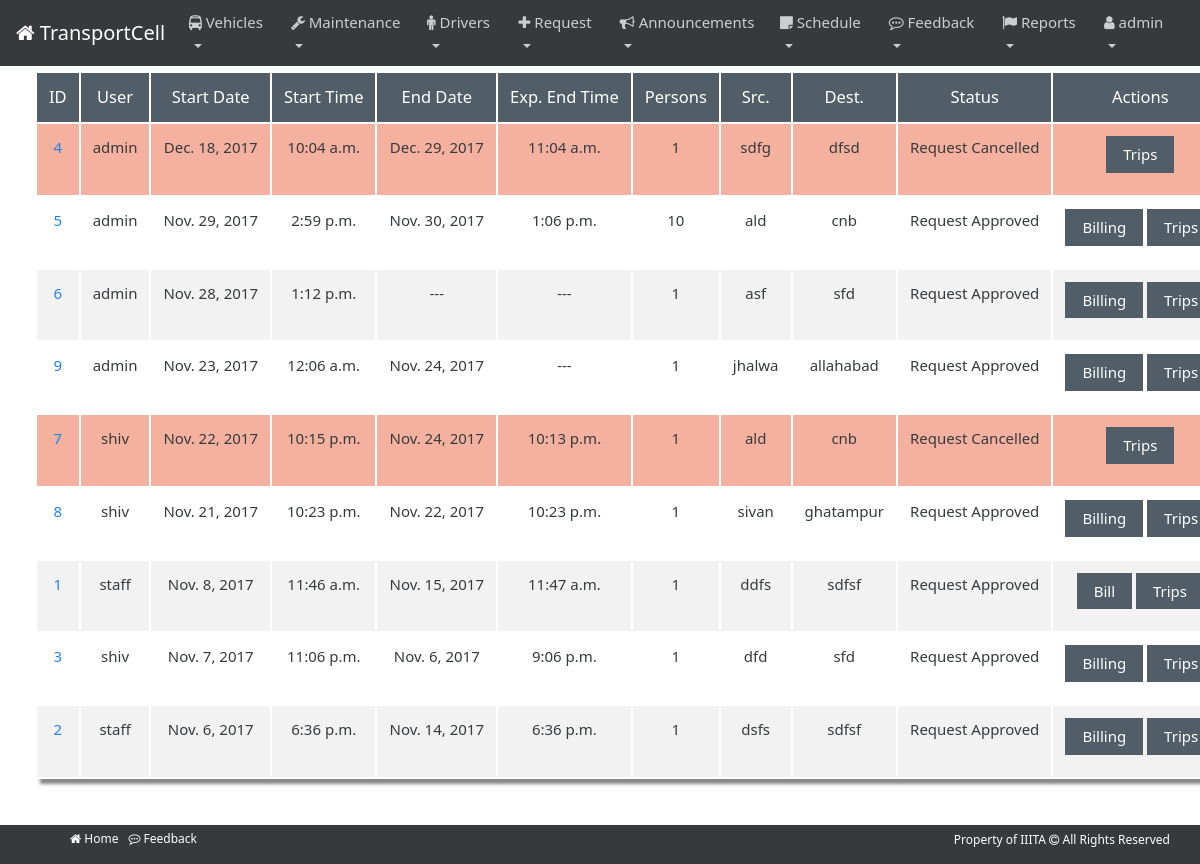
Screenshot of /requests/ (signed in) with the database file from the repository.
### main_site/models.py (models this page shows, shortened)
class Request(models.Model):
    user=models.ForeignKey('auth.User',
                           verbose_name='Requested by')
    created_at=models.DateTimeField(default=timezone.now,editable=False)
    start_date=models.DateField()
    start_time=models.TimeField()
    end_date=models.DateField(null=True,blank=True)
    expected_end_time=models.TimeField(null=True,
                                       blank=True,
                                       help_text='To ensure fair services to '
                                                 'everyone, please provide expected end time')
    no_of_persons_travelling=models.IntegerField(default=1,validators=[MinValueValidator(1)])
    request_type=models.CharField(max_length=50,
                          default='Personal',
                          choices=[('Official','Official'),('Personal','Personal')],
                          verbose_name='Type of request(Official/Personal)')
    description=models.TextField(null=True,
                                 blank=True,
                                 verbose_name='Brief Summary,with preferences(if any)')
    remarks=models.TextField(null=True,
                             blank=True,
                             verbose_name='Remarks from transport cell')
    source=models.CharField(max_length=200)
    destination=models.CharField(max_length=200)
    is_round_trip=models.BooleanField(default=False,
                                          verbose_name='Round Trip?')
    status=models.ForeignKey('Status',editable=False,
                             verbose_name='Status of Request')
    class Meta:
        ordering=['-start_date','-start_time']

class Status(models.Model):
    type=models.CharField(max_length=50,unique=True)
    description=models.TextField(null=True,blank=True)
    def __str__(self):
        return self.type

### main_site/views/view_requests.py (the view)
# urls.py: url(r'^requests[/]$', RequestListView.as_view(), name='list-requests'),
@method_decorator(login_required(login_url='login'), name='dispatch')
@method_decorator(check_priveleged, name='dispatch')
class RequestListView(ListView):
    model = Request
    template_name = 'request/list.html'
    context_object_name = 'requests'

### main_site/templates/request/list.html (shortened to what this page needs)
{%  extends 'base.html' %}
{% load static %}
{% block css %}
     <link rel="stylesheet" href="{% static "css/table.css" %}">
{% endblock %}
{% block content %}
    <div class="container">
        <table class="table table-flue table-striped table-hover table-bordered">
              <thead class="thead">
                   <tr>
                      <th>ID</th>
                      <th>User</th>
                      <th>Start Date</th>
                      <th>Start Time</th>
                      <th>End Date</th>
                      <th>Exp. End Time</th>
                      <th>Persons</th>
                      <th>Src.</th>
                      <th>Dest.</th>
                      <th>Status</th>
                      <th>Actions</th>
                   </tr>
              </thead>
              <tbody>
                    {%  for request in requests %}
                        <tr style="{% if request.status.type == 'Request Pending'%}
                                           background-color:#9FF090;
                                    {% elif request.status.type == 'Request Cancelled'%}
                                           background-color:#F5B19F;
                                    {% elif request.status.type == 'Request Declined'%}
                                           background-color:#F5B19F;
                                    {% endif %}">
                           <td><a href="{% url 'view-request' pk=request.id %}">{{ request.id }}</a></td>
                            <td>{{request.user.username|default_if_none:"---"}}</td>
                            <td>{{ request.start_date|default_if_none:"---" }}</td>
                            <td>{{ request.start_time|default_if_none:"---" }}</td>
                            <td>{{ request.end_date|default_if_none:"---" }}</td>
                            <td>{{ request.expected_end_time|default_if_none:"---" }}</td>
                            <td>{{ request.no_of_persons_travelling|default_if_none:"---" }}</td>
                            <td>{{ request.source|default_if_none:"---"}}</td>
                            <td>{{ request.destination|default_if_none:"---" }}</td>
                            <td>{{ request.status|default_if_none:"---" }}</td>
                            <td>
                                {% if not request.bill  and  request.status.type == 'Request Approved'%}
                                    <a href="{% url 'new-bill' pk=request.id %}" class="btn btn-success">Billing</a>
                                {% elif request.status.type == 'Request Approved' %}
                                    <a href="{% url 'view-bill' pk=request.id %}" class="btn btn-primary">Bill</a>
                                {% endif %}
                                <a href="{% url 'list-trips' pk=request.id %}" class="btn btn-success">Trips</a>
                            </td>
                        </tr>
                    {% endfor %}
                </tbody>
           </table>
    </div>
{% endblock %}

### main_site/templates/base.html (shortened to what this page needs)
{% load static %}
<!DOCTYPE html>
<html lang="en">
<head>
    <link rel="stylesheet" href="{% static "css/bootstrap.css" %}">
    <link rel="stylesheet" href="{% static "css/font-awesome-4.7.0/css/font-awesome.min.css" %}">
    <link rel="stylesheet" href="{% static "css/footer.css" %}">
    {% block css %}
    {% endblock %}
</head>
<body>
    <nav class="navbar navbar-inverse navbar-toggleable-md navbar-light bg-inverse">
      <a class="navbar-brand" href="
                {% if user.groups.all.0.name == "TransportStaff" or user.groups.all.0.name == "TransportAdmin"%}
                    {% url 'staff-home' %}
                 {% else %}
                    {% url 'user-home' %}
                {% endif %}
                    "><i class="fa fa-home" aria-hidden="true"></i> TransportCell</a>
      <div class="collapse navbar-collapse" id="navbarNavDropdown">
        {% if user.groups.all.0.name  == "TransportStaff" or  user.groups.all.0.name  == "TransportAdmin"%}
            <ul class="navbar-nav mr-auto">
              <li class="nav-item dropdown">
                <a class="nav-link dropdown-toggle"  id="navbarDropdownMenuLink" data-toggle="dropdown" aria-haspopup="true" aria-expanded="false">
                 <i class="fa fa-bus" aria-hidden="true"></i> Vehicles
                </a>
              </li>
              <li class="nav-item dropdown">
                <a class="nav-link dropdown-toggle"id="navbarDropdownMenuLink" data-toggle="dropdown" aria-haspopup="true" aria-expanded="false">
                  <i class="fa fa-wrench" aria-hidden="true"></i> Maintenance
                </a>
              </li>
              <li class="nav-item dropdown">
                <a class="nav-link dropdown-toggle"  id="navbarDropdownMenuLink" data-toggle="dropdown" aria-haspopup="true" aria-expanded="false">
                  <i class="fa fa-male" aria-hidden="true"></i> Drivers
                </a>
              </li>
              <li class="nav-item dropdown">
                <a class="nav-link dropdown-toggle" id="navbarDropdownMenuLink" data-toggle="dropdown" aria-haspopup="true" aria-expanded="false">
                  <i class="fa fa-plus" aria-hidden="true"></i> Request
                </a>
              </li>
              <li class="nav-item dropdown">
                <a class="nav-link dropdown-toggle"  id="navbarDropdownMenuLink" data-toggle="dropdown" aria-haspopup="true" aria-expanded="false">
                 <i class="fa fa-bullhorn" aria-hidden="true"></i> Announcements
                </a>
              </li>
              <li class="nav-item dropdown">
                <a class="nav-link dropdown-toggle"  id="navbarDropdownMenuLink" data-toggle="dropdown" aria-haspopup="true" aria-expanded="false">
                 <i class="fa fa-sticky-note" aria-hidden="true"></i> Schedule
                </a>
              </li>
              <li class="nav-item dropdown">
                <a class="nav-link dropdown-toggle"id="navbarDropdownMenuLink" data-toggle="dropdown" aria-haspopup="true" aria-expanded="false">
                  <i class="fa fa-commenting-o" aria-hidden="true"></i> Feedback
                </a>
              </li>
             <li class="nav-item dropdown">
                <a class="nav-link dropdown-toggle"  id="navbarDropdownMenuLink" data-toggle="dropdown" aria-haspopup="true" aria-expanded="false">
                 <i class="fa fa-flag" aria-hidden="true"></i> Reports
                </a>
              </li>
            </ul>
        {% endif %}
        <ul class="navbar-nav">
          <li class="nav-item dropdown">
            <a class="nav-link dropdown-toggle"  id="navbarDropdownMenuLink" data-toggle="dropdown" aria-haspopup="true" aria-expanded="false">
                {% if request.user.is_authenticated  %}
                   <i class="fa fa-user" aria-hidden="true"></i> {{ request.user.username }}
                {% else%}
                     <i class="fa fa-user" aria-hidden="true"></i> Account
                {% endif  %}
            </a>
          </li>
        </ul>
      </div>
    </nav>
    {% block content %}
    {% endblock %}
        <footer>
        <div class="bar">
            <div class="bar-wrap">
                <ul class="links">
                    <li><a href="
                            {% if user.groups.all.0.name == "TransportStaff" or user.groups.all.0.name == "TransportAdmin"%}
                                {% url 'staff-home' %}
                             {% else %}
                                {% url 'user-home' %}
                            {% endif %}
                    "><i class="fa fa-home" aria-hidden="true"></i> Home</a></li>
                    <li><a href="{% url 'new-feedback' %}"><i class="fa fa-commenting-o" aria-hidden="true"></i>
  Feedback</a></li>
                </ul>
                <div class="social">
                    <a href="https://www.iiita.ac.in" class="fb">
                        <span class="info">
                            <span class="follow"> Property of IIITA <i class="fa fa-copyright" aria-hidden="true"></i> All Rights Reserved </span>
                        </span>
                    </a>
                </div>
            </div>
        </div>
    </footer>
</body>
</html>

### static/css/footer.css (style rules this page uses)
footer { background-color: #373a3c; position: fixed; bottom: 0; width: 100%; z-index: 1; }
footer .bar { background-color: #373a3c; padding: 5px 0; }
footer .bar-wrap { font-size: 12px; margin: 0 auto; max-width: 1200px; position: relative; width: 95%; }
.links { float: left; list-style: none outside none; position: relative; }
.links li { float: left; margin-right: 10px; }
.links a { color: #FFF; }
.social { position: absolute; right: 0; top: 0; }
.social a { color: #FFF; margin-left: 20px; }
.social .info { display: inline-block; vertical-align: middle; }
.social .info .follow { display: block; }

### static/css/table.css (style rules this page uses)
.container { padding: 5px; margin: 0 auto; }
.table { white-space: nowrap; box-shadow: 5px 5px 3px #888888; margin-bottom: 80px; }
table.table-bordered > thead > tr > th { background: #515E67; color: white; font-size: 110%; font-weight: 500; border:2px solid white; text-align: center; }
table.table-bordered > thead { box-shadow: 1px 1px 2px #888888; }
table.table-bordered > tbody > tr > td { border:2px solid white; text-align: center; max-width: 22rem; height: 100%; overflow: auto; overflow-wrap: break-word; }
.btn { color: white; background: #515E67; border-color: #515E67; margin-bottom: 10px; }

### main_site/templates/base.html (style rules this page uses)
.navbar { padding: 0.2rem 1rem; }

### rows the page displays
Request: id "4", user.username "admin", start_date "Dec. 18, 2017", start_time "10:04 a.m.", end_date "Dec. 29, 2017", expected_end_time "11:04 a.m.", no_of_persons_travelling "1", source "sdfg", destination "dfsd", status "Request Cancelled"
Request: id "5", user.username "admin", start_date "Nov. 29, 2017", start_time "2:59 p.m.", end_date "Nov. 30, 2017", expected_end_time "1:06 p.m.", no_of_persons_travelling "10", source "ald", destination "cnb", status "Request Approved", shows "Billing"
Request: id "6", user.username "admin", start_date "Nov. 28, 2017", start_time "1:12 p.m.", end_date "---", expected_end_time "---", no_of_persons_travelling "1", source "asf", destination "sfd", status "Request Approved", shows "Billing"
Request: id "9", user.username "admin", start_date "Nov. 23, 2017", start_time "12:06 a.m.", end_date "Nov. 24, 2017", expected_end_time "---", no_of_persons_travelling "1", source "jhalwa", destination "allahabad", status "Request Approved", shows "Billing"
Request: id "7", user.username "shiv", start_date "Nov. 22, 2017", start_time "10:15 p.m.", end_date "Nov. 24, 2017", expected_end_time "10:13 p.m.", no_of_persons_travelling "1", source "ald", destination "cnb", status "Request Cancelled"
Request: id "8", user.username "shiv", start_date "Nov. 21, 2017", start_time "10:23 p.m.", end_date "Nov. 22, 2017", expected_end_time "10:23 p.m.", no_of_persons_travelling "1", source "sivan", destination "ghatampur", status "Request Approved", shows "Billing"
Request: id "1", user.username "staff", start_date "Nov. 8, 2017", start_time "11:46 a.m.", end_date "Nov. 15, 2017", expected_end_time "11:47 a.m.", no_of_persons_travelling "1", source "ddfs", destination "sdfsf", status "Request Approved", shows "Bill"
Request: id "3", user.username "shiv", start_date "Nov. 7, 2017", start_time "11:06 p.m.", end_date "Nov. 6, 2017", expected_end_time "9:06 p.m.", no_of_persons_travelling "1", source "dfd", destination "sfd", status "Request Approved", shows "Billing"
Request: id "2", user.username "staff", start_date "Nov. 6, 2017", start_time "6:36 p.m.", end_date "Nov. 14, 2017", expected_end_time "6:36 p.m.", no_of_persons_travelling "1", source "dsfs", destination "sdfsf", status "Request Approved", shows "Billing"

### other values shown
{{ request.user.username }} "admin"
